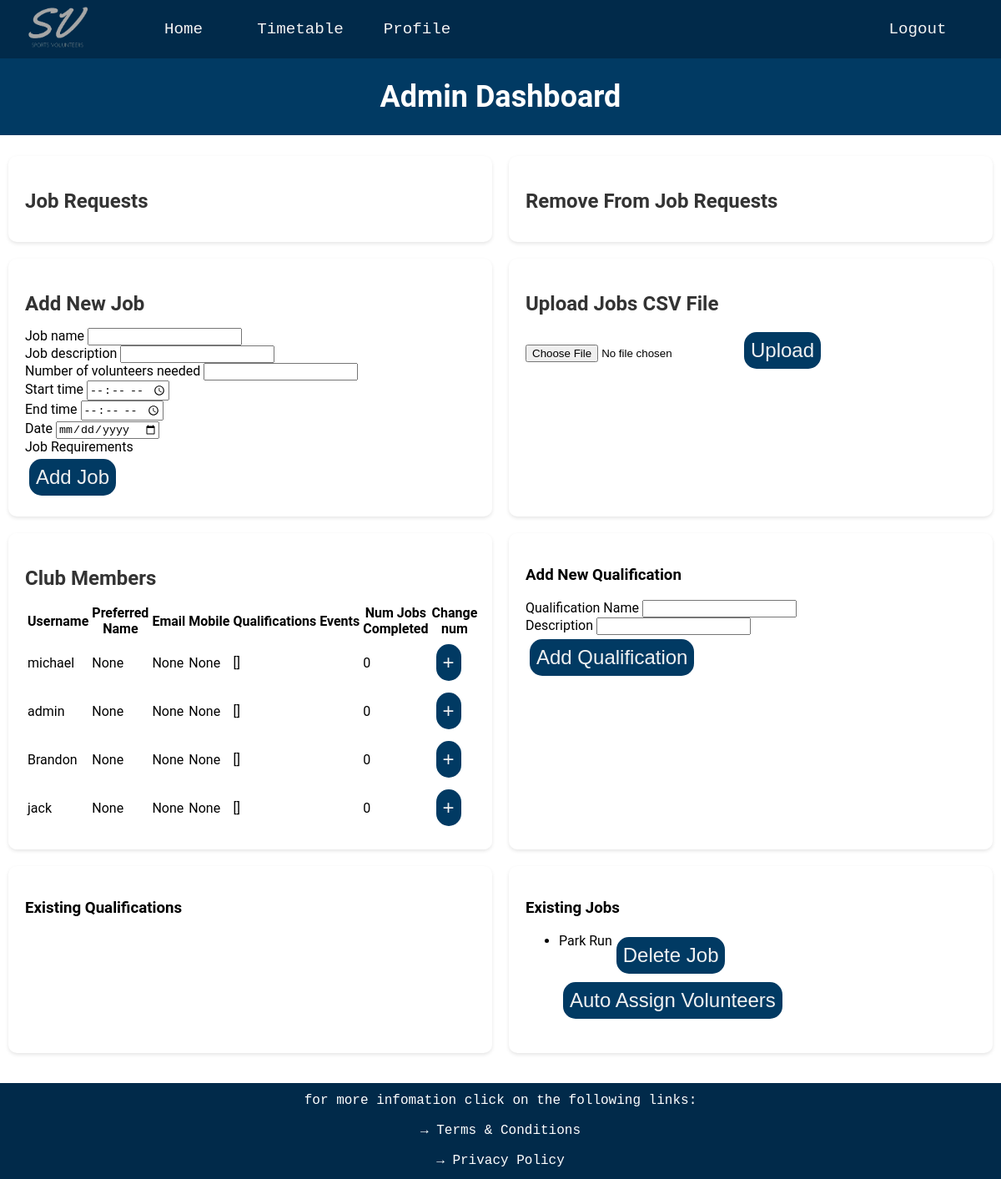
/admin, run on an earlier commit of the app's database.
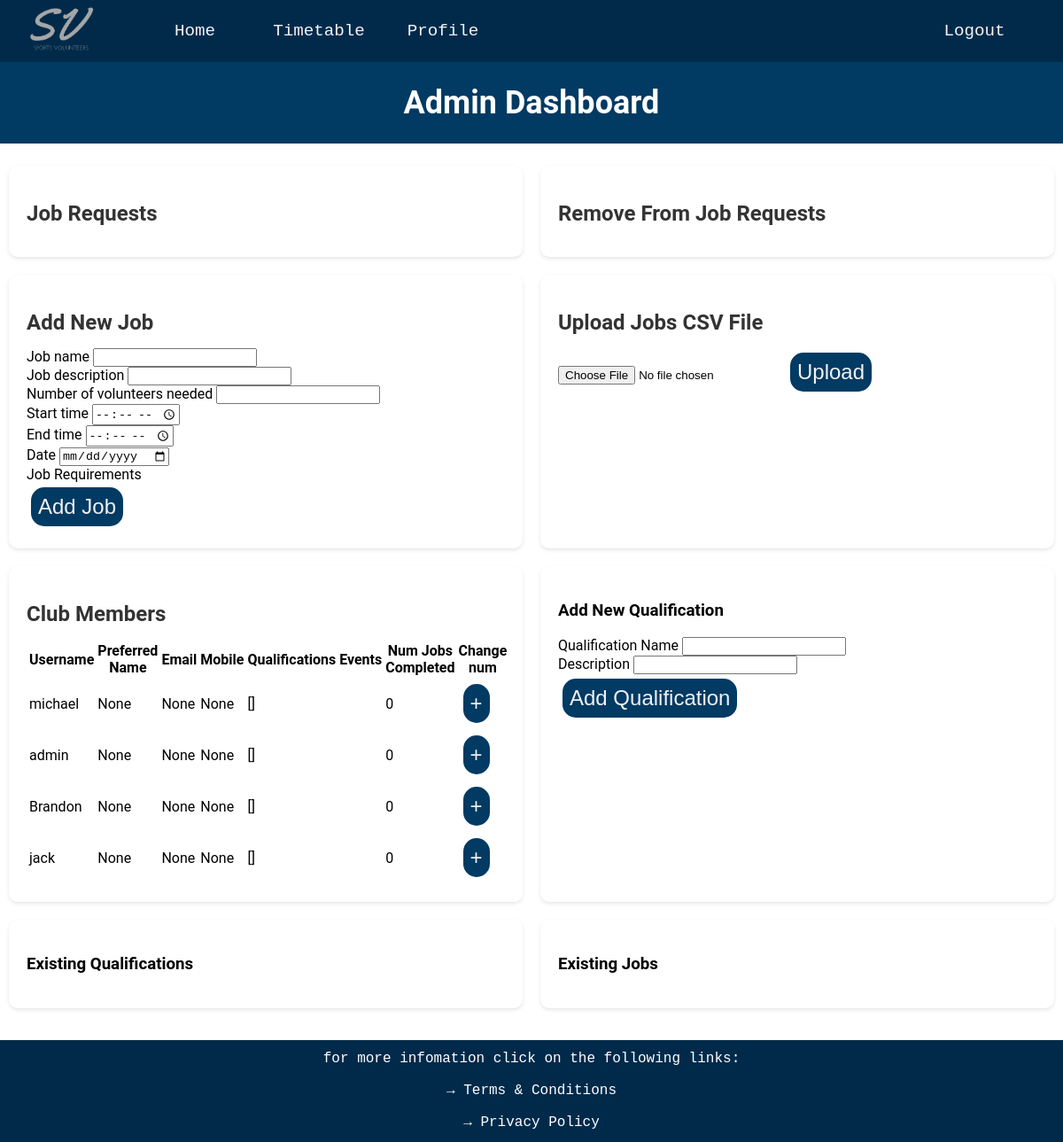
And on a later commit of the database.
### website/databases.py (models this page shows, shortened)
class User(UserMixin, db.Model):
    __tablename__ = 'users'
    user_id = db.Column(db.Integer, primary_key=True, autoincrement=True)
    username = db.Column(db.String(16), index=True, unique=True)
    password_hash = db.Column(db.String(64))
    email = db.Column(db.String(30))
    mobile = db.Column(db.String(15))
    preferred_name = db.Column(db.String(15))
    jobs_completed = db.Column(db.Integer)
    admin = db.Column(db.Boolean)
    details = db.Column(db.String(255))
    qualifications = db.relationship('Qualification', secondary=user_qualifications,
                                     backref=db.backref('users', lazy='subquery'))
    jobs = db.relationship('Jobs', secondary='user_job_link',
                           backref=db.backref('assigned_users', lazy='dynamic'))

class Jobs(UserMixin, db.Model):
    __tablename__ = 'jobs'
    job_id = db.Column(db.Integer, primary_key=True)
    job_name = db.Column(db.String(20))
    volunteers_needed = db.Column(db.Integer)
    volunteers_needed_left = db.Column(db.Integer)
    start_time = db.Column(db.String(20))
    end_time = db.Column(db.String(20))
    date = db.Column(db.String(20))
    job_description = db.Column(db.String(300))
    job_qualifications = db.relationship('Qualification', secondary=job_requirements,
                                         backref=db.backref('required_for_jobs', lazy='subquery'))

### website/routes.py (the view, shortened to what this page needs)
@app.route('/admin', methods=['GET', 'POST'])
def admin():
    users = User.query.order_by(desc(User.jobs_completed)).all()
    qualifications = Qualification.query.all()
    new_job_form = newJobForm()
    jobs = Jobs.query.all()
    requests = Requests.query.join(User).order_by(User.jobs_completed).all()
    remove_requests = RemoveRequests.query.join(User).order_by(User.jobs_completed).all()
    new_job_form.job_requirements.choices = [(q.qualifications_id, q.qualification_name) for q in qualifications]
    qualification_form = QualificationForm()
    return render_template('admin.html', users=users, new_job_form=new_job_form, qualification_form=qualification_form,
                           qualifications=qualifications, requests = requests, remove_requests = remove_requests, jobs = jobs)

### website/forms.py
class newJobForm(FlaskForm):
    job_name = StringField('Job name', validators=[input_required()])
    job_description = StringField('Job description', validators=[input_required()])
    volunteers_needed = IntegerField('Number of volunteers needed', validators=[input_required(), NumberRange(min=0)])
    start_time = TimeField('Start time', validators=[input_required()])
    end_time = TimeField('End time', validators=[input_required()])
    date = DateField('Date', validators=[input_required()], format='%Y-%m-%d')
    job_requirements = MultiCheckboxField('Job Requirements', coerce=int)
    submit = SubmitField('Add Job')

class QualificationForm(FlaskForm):
    qualification_name = StringField('Qualification Name', validators=[input_required()])
    qualification_description = StringField('Description', validators=[input_required()])
    submit = SubmitField('Add Qualification')

### website/templates/admin.html (shortened to what this page needs)
{% extends "layout.html" %}
{% block page_content %}
<div class="p-title-box">
    <h1 class = 'profile-title'>Admin Dashboard</h1>
</div>
<div class="admin-container">
    <div class="admin-box admin-scrollable-box">
        <h2>Job Requests</h2>
    </div>
    <div class="admin-box admin-scrollable-box">
        <h2>Remove From Job Requests</h2>
    </div>
    <div class="admin-box">
        <h2>Add New Job</h2>
        <form action="" method="POST">
            <div>
                {{ new_job_form.job_name.label }} {{ new_job_form.job_name() }}
            </div>
            <div>
                {{ new_job_form.job_description.label }} {{ new_job_form.job_description() }}
            </div>
            <div>
                {{ new_job_form.volunteers_needed.label }} {{ new_job_form.volunteers_needed() }}
            </div>
            <div>
                {{ new_job_form.start_time.label }} {{ new_job_form.start_time() }}
            </div>
            <div>
                {{ new_job_form.end_time.label }} {{ new_job_form.end_time() }}
            </div>
            <div>
                {{ new_job_form.date.label }} {{ new_job_form.date() }}
            </div>
            <div>
                {{ new_job_form.job_requirements.label }}
            </div>
            <div>
                {{ new_job_form.submit() }}
            </div>
        </form>
    </div>
    <div class="admin-box">
        <h2>Upload Jobs CSV File</h2>
        <form method="POST" action="/upload_jobs" enctype="multipart/form-data">
            <input type="file" name="file">
            <input type="submit" value="Upload" class="btn">
        </form>
    </div>
    <div class="admin-box admin-scrollable-box">
        <h2>Club Members</h2>
        <table>
            <thead>
                <tr>
                    <th>Username</th>
                    <th>Preferred Name</th>
                    <th>Email</th>
                    <th>Mobile</th>
                    <th>Qualifications</th>
                    <th>Events</th>
                    <th>Num Jobs Completed</th>
                    <th>Change num</th>
                </tr>
            </thead>
            <tbody>
            {% for user in users %}
            <tr>
                <td>{{ user.username }}</td>
                <td>{{ user.preferred_name }}</td>
                <td>{{ user.email }}</td>
                <td>{{ user.mobile }}</td>
                <td>{{ user.qualifications }}</td>
                <td>{{ user.events }}</td>
                <td>{{ user.jobs_completed }}</td>
                <td>
                    <div style="display: inline-block;">
                        <form method="post">
                            <input type="submit" value="+">
                        </form>
                    </div>
                </td>
            </tr>
            {% endfor %}
            </tbody>
        </table>
    </div>
    <div class="admin-box">
        <h3>Add New Qualification</h3>
        <form action="" method="POST">
            <div>
                {{ qualification_form.qualification_name.label }} {{ qualification_form.qualification_name() }}
            </div>
            <div>
                {{ qualification_form.qualification_description.label }} {{ qualification_form.qualification_description() }}
            </div>
            <div>
                {{ qualification_form.submit() }}
            </div>
        </form>
    </div>
    <div class="admin-box admin-scrollable-box">
        <h3>Existing Qualifications</h3>
    </div>
    <div class="admin-box admin-scrollable-box">
        <h3>Existing Jobs</h3>
        <ul>
            {% for job in jobs %}
                <li>{{ job.job_name }}</li>
                <form method = "post" action="{{ url_for('delete_job', job_id=job.job_id) }}" onclick="return confirm('Are you sure you want to delete this job?');">
                    <input type = "submit" value = "Delete Job">
                </form>
                <form method = "post">
                    <input type = "submit" value = "Auto Assign Volunteers">
                </form>
            {% endfor %}
        </ul>
    </div>
</div>
{% endblock %}

What changed in the data, as far as the page shows it:
removed Jobs: job_name "Park Run"
